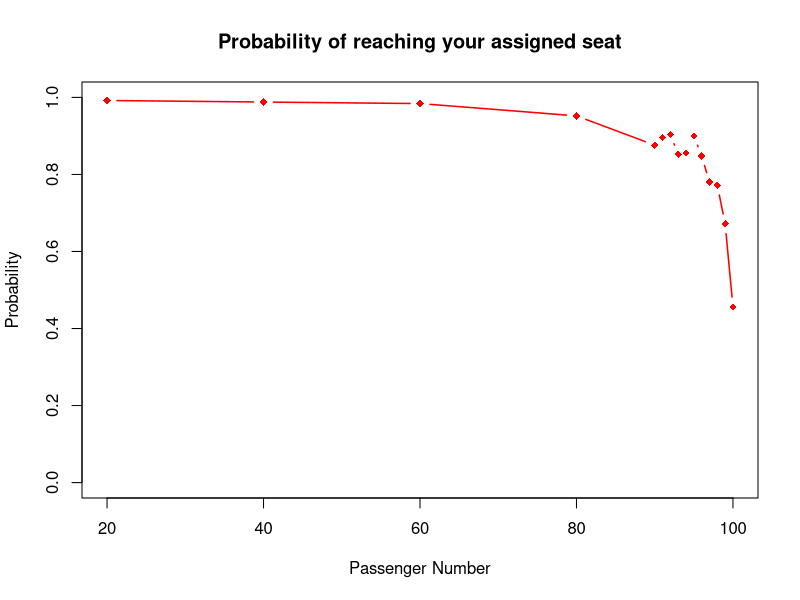
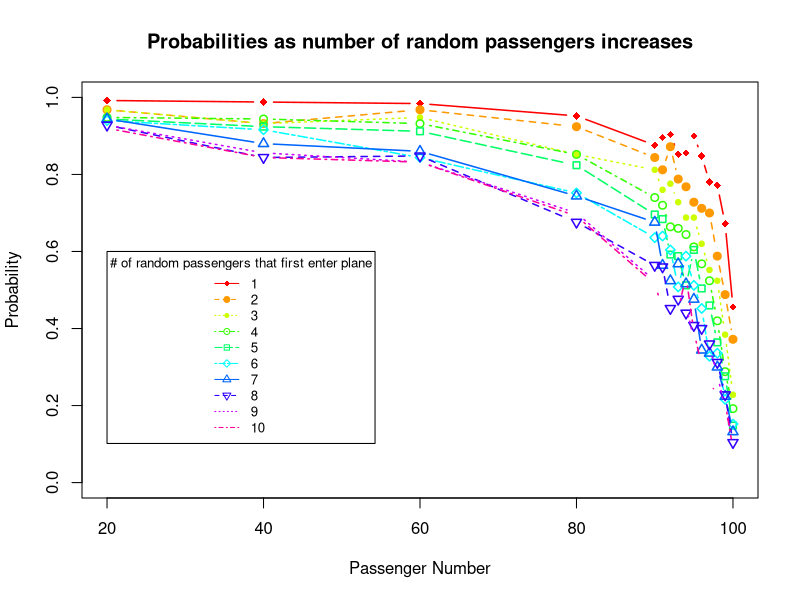

Generate these figures, in order, with R:
## ---- chunk 1
# nthSeat is a vector of passengers that will sit in a random seat
seatProb <- function(numSeats, passengerPosition, nthSeat, numSims) {
  answer <- NULL

  # repeat the simulation n times
  for (i in 1:numSims) {
    set.seed(i)
    
    seats.taken = NULL
    seats.avail <- c(1:numSeats)
  
    for (j in 1:numSeats) {
      #    Attempt to seat the second person through the last person in their assigned seat
      #    Each passenger will look for the seat that matches their passenger number
      if (j %in% nthSeat) seat <- sample(seats.avail, 1)           # the nth passenger will sit in random seat
      else if (j %in% seats.taken) seat <- sample(seats.avail, 1)  # seat taken
      else seat <- j                                               # seat not taken
    
      seats.taken[j] <- seat
      seats.avail <- seats.avail[!seats.avail == seat]
    } 
    # Is the passenger in passengerPosition in their assigned seat
    # Populate the answer in answer[n]
    answer[i] <- seats.taken[passengerPosition] == passengerPosition
  }
  probability <- sum(answer + 0) / numSims
}
## ---- chunk 2
position <- c(20, 40, 60, 80, 90, 91, 92, 93, 94, 95, 96, 97, 98, 99, 100)
N <- 1  # Number of different passenger configs
nSims <- 250
nSeats <- 100

seatStats <- list()
for (i in 1:N) {
  seatStats[[i]] <- sapply(position, seatProb, numSeats=nSeats, nthSeat=c(1:i), numSims=nSims)
}
firstNRandom = do.call(cbind, seatStats)

plot(position, firstNRandom[,1], type="n", xlab="Passenger Number", ylab="Probability", ylim=0:1 ) 
colors <- rainbow(10) 
linetype <- c(1:10) 
plotchar <- seq(18,28,1)

for (i in 1:N) { 
  lines(position, firstNRandom[,i], type="b", lwd=1.5, lty=linetype[i], col=colors[i], pch=plotchar[i]) 
} 
title("Probability of reaching your assigned seat")
## ---- chunk 3
position <- c(20, 40, 60, 80, 90, 91, 92, 93, 94, 95, 96, 97, 98, 99, 100)
N <- 10  # Number of different passenger configs
nSims <- 250
nSeats <- 100

seatStats <- list()
for (i in 1:N) {
  seatStats[[i]] <- sapply(position, seatProb, numSeats=nSeats, nthSeat=c(1:i), numSims=nSims)
}
firstNRandom = do.call(cbind, seatStats)

plot(position, firstNRandom[,1], type="n", xlab="Passenger Number", ylab="Probability", ylim=0:1 ) 
colors <- rainbow(10) 
linetype <- c(1:10) 
plotchar <- seq(18,28,1)

for (i in 1:N) { 
  lines(position, firstNRandom[,i], type="b", lwd=1.5, lty=linetype[i], col=colors[i], pch=plotchar[i]) 
} 
title("Probabilities as number of random passengers increases")

legend(x=20, y=0.6, 1:N, cex=0.8, col=colors, pch=plotchar,
       lty=linetype, title="# of random passengers that first enter plane")
